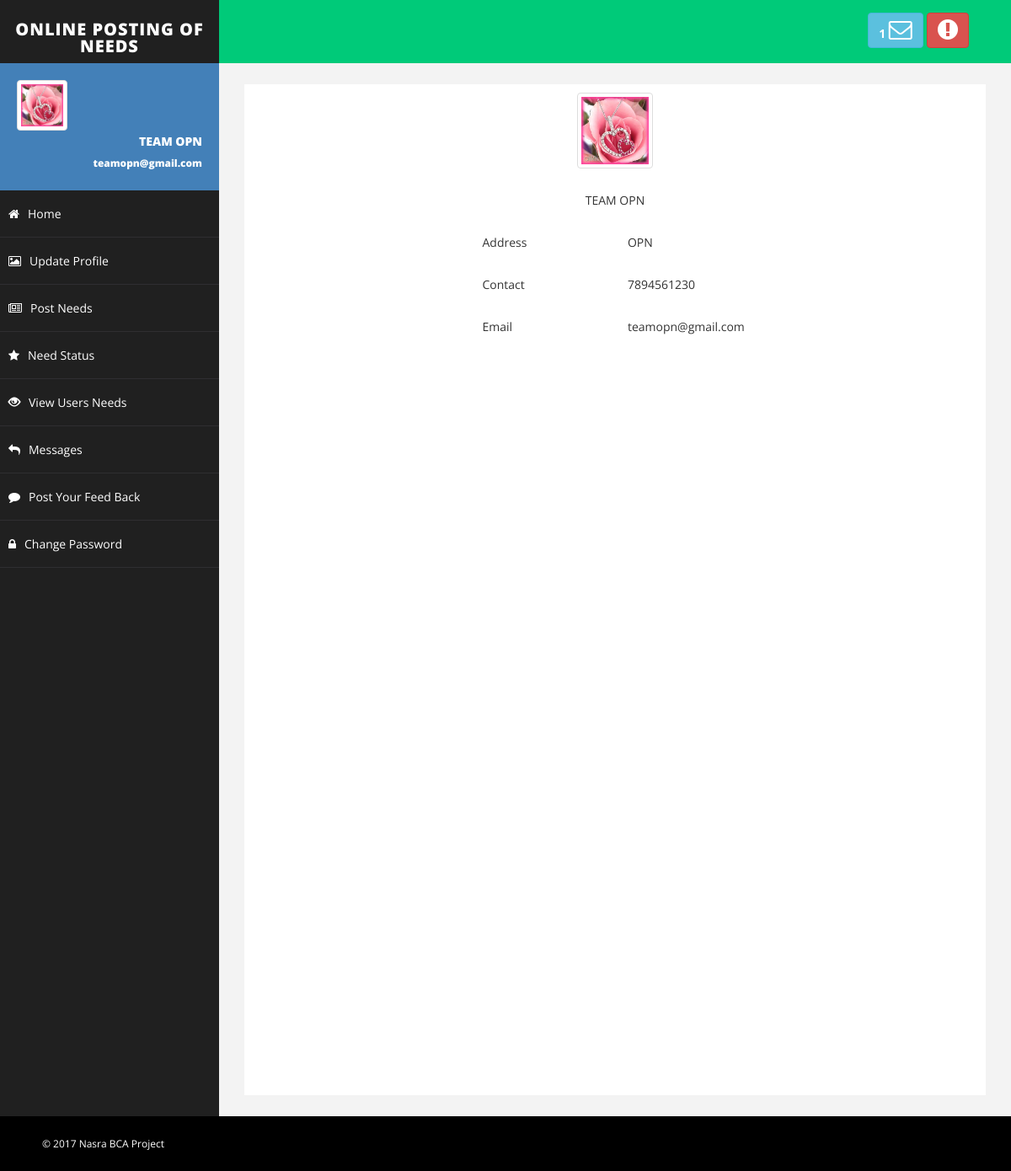
The app's page /user/usersnhome.php (signed in) with its own data.
### tables this page shows
CREATE TABLE IF NOT EXISTS `user` (
  `user_id` int(50) NOT NULL AUTO_INCREMENT,
  `name` varchar(50) DEFAULT NULL,
  `address` varchar(100) DEFAULT NULL,
  `state` varchar(20) NOT NULL,
  `district` varchar(20) NOT NULL,
  `gender` varchar(10) NOT NULL,
  `contact` bigint(20) DEFAULT NULL,
  `email` varchar(50) DEFAULT NULL,
  `image` varchar(300) DEFAULT NULL,
  `password` varchar(50) DEFAULT NULL,
  `dob` varchar(10) NOT NULL,
  `status` varchar(50) NOT NULL,
  `regdate` varchar(50) NOT NULL,
  `extdate` varchar(400) NOT NULL,
  `ign` varchar(50) NOT NULL,
  PRIMARY KEY (`user_id`)
);

### user/usersnhome.php (the view, shortened to what this page needs)
<?php
include("userspannel.php");
?>
<form action="" method="post">
<?php
$qr=mysql_query("select * from USER where user_id='$id'") or die (mysql_error());
if(mysql_num_rows($qr)>0)
{
	while($arra=mysql_fetch_array($qr))
	{
?>
<table width="315" border="0" align="center">
  <tr>
    <td colspan="2" align="center"><img src="profile/<?php echo $arra[8]?>" class="img-thumbnail" width="90" height="90" /></td>
    </tr>
  <tr>
    <td width="168">&nbsp;</td>
    <td width="47">&nbsp;</td>
  </tr>
  <tr>
    <td colspan="2" align="center"><?php echo $arra[1]?></td>
    </tr>
  <tr>
    <td>&nbsp;</td>
    <td>&nbsp;</td>
  </tr>
  <tr>
    <td>Address</td>
    <td><?php echo $arra[2]?></td>
  </tr>
  <tr>
    <td>&nbsp;</td>
    <td>&nbsp;</td>
  </tr>
  <tr>
    <td>Contact</td>
    <td><?php echo $arra[6]?></td>
  </tr>
  <tr>
    <td>&nbsp;</td>
    <td>&nbsp;</td>
  </tr>
  <tr>
    <td>Email</td>
    <td><?php echo $arra[7]?></td>
  </tr>
  <?php }}?>
</table>
</form>
<?php include("footer.php")?>

### user/userspannel.php (shortened to what this page needs)
<?php
$date=date('Y-m-d');
$id="";
if(isset($_SESSION['user_id']))
{
	$id=$_SESSION['user_id'];
}
else
{
	header("location:error.php");
}
?>
<?php
$query=mysql_query("SELECT COUNT(*) c FROM NEED WHERE user_id!='$id' and NEED.with_date >='$date' ");
$row = mysql_fetch_assoc($query);
$cot= $row['c'];
?>
<!DOCTYPE html>
<html xmlns="http://www.w3.org/1999/xhtml">
<head>
    <link href="assets/css/bootstrap.css" rel="stylesheet" />
    <link href="assets/css/font-awesome.css" rel="stylesheet" />
    <link href="assets/css/basic.css" rel="stylesheet" />
    <link href="assets/css/custom.css" rel="stylesheet" />
</head>
<body>
    <div id="wrapper">
        <nav class="navbar navbar-default navbar-cls-top " role="navigation" style="margin-bottom: 0">
            <div class="navbar-header">
                <a class="navbar-brand" href="userspannel.php">Online Posting of Needs</a>
            </div>
            <div class="header-right">
                <a href="User Reply Needs.php" class="btn btn-info" title="New Message"><b><?php echo $cot;?> </b><i class="fa fa-envelope-o fa-2x"></i></a>
                <a href="../logout.php" class="btn btn-danger" title="Logout"><i class="fa fa-exclamation-circle fa-2x"></i></a>
            </div>
        </nav>
        <nav class="navbar-default navbar-side" role="navigation">
            <div class="sidebar-collapse">
                <ul class="nav" id="main-menu">
                    <li>
                    <?php
$qr=mysql_query("select * from USER where user_id='$id'") or die (mysql_error());
if(mysql_num_rows($qr)>0)
{
	while($arra=mysql_fetch_array($qr))
	{
?>
                        <div class="user-img-div">
                            <img src="profile/<?php echo $arra[8]?>" class="img-thumbnail" />
                            <div class="inner-text">
                                <?php echo $arra[1]?>
                            <br />
                                <small><?php echo $arra[7]?> </small>
                            </div>
                            <?php }}?>
                        </div>
                    </li>
                    <li>
                        <a href="usersnhome.php"><i class="fa fa-home"></i>Home</a>
                    </li>
                    <li>
                        <a href="userupdateprofile.php"><i class="fa fa-photo"></i>Update Profile</a>
                    </li>
                    <li>
                        <a href="usercreateneeds.php"><i class="fa fa-newspaper-o"></i>Post Needs</a>
                    </li>
                    <li>
                        <a href="user need status.php"><i class="fa fa-star"></i>Need Status</a>
                    </li>
                    <li>
                        <a href="User Reply Needs.php"><i class="glyphicon glyphicon-eye-open"></i>View Users Needs </a>
                    </li>
                    <li>
                        <a href="usersreplychats.php"><i class="fa fa-reply"></i>Messages </a>
                    </li>
                     <li>
                        <a href="User feedback.php"><i class="fa fa-comment"></i>Post Your Feed Back</a>
                    </li>
                    <li>
                        <a href="changepass.php"><i class="fa fa-lock"></i>Change Password</a>
                    </li>
                </ul>
            </div>
        </nav>
        <div id="page-wrapper">
            <div id="page-inner">
               <div class="row">
                    <div class="col-md-12">

### user/assets/css/basic.css (style rules this page uses)
body { font-family: 'Open Sans', sans-serif; line-height:25px; }
#wrapper { width: 100%; background: #202020; }
#page-wrapper { padding: 15px 15px; min-height: 600px; background: #F3F3F3; }
#page-inner { width: 100%; margin: 10px 20px 10px 0px; background-color: #fff!important; padding: 10px; min-height: 1200px; }
.navbar-cls-top .navbar-brand { color: #fff; background: #202020; width: 260px; text-align: center; height: 75px; font-size: 20px; letter-spacing: 1px; font-weight: 900; padding-top: 25px; text-transform:uppercase; }
.header-right { color: #fff; padding: 15px 50px 5px 50px; float: right; font-size: 16px; }
.user-img-div { min-height: 140px; padding: 20px; background-color: #4380B8; }
.user-img-div img { max-height: 60px; }
.user-img-div .inner-text { text-align: right; position: relative; color: #fff; font-weight: 800; line-height: 25px; }
.sidebar-collapse, .sidebar-collapse .nav { background: none; }
.sidebar-collapse .nav { padding: 0; }
.sidebar-collapse .nav > li > a { color: #fff; background: #202020; text-shadow: none; padding: 15px 40px; border-bottom: 1px solid #2F2E31; }
.sidebar-collapse > .nav > li > a { padding: 15px 10px; }
.navbar-side { border: none; background-color: #202020; }
.navbar-cls-top { background: #00CA79; border-bottom: none; }
.navbar-default { border: 0px solid black; }
.navbar-header { background: #000000; }
.nav > li > a > i { margin-right: 10px; }
@media (min-width:768px) { #page-wrapper { margin: 0 0 0 260px; padding: 15px 30px; min-height: 1200px; } }
@media (min-width:768px) { .navbar-side { z-index: 1; position: absolute; width: 260px; } }
@media (min-width:768px) { .navbar { border-radius: 0px; } }

### records on screen
user: image (picture), name "TEAM OPN", email "teamopn@gmail.com", address "OPN", contact "7894561230"

### other values on screen
$cot "1"
